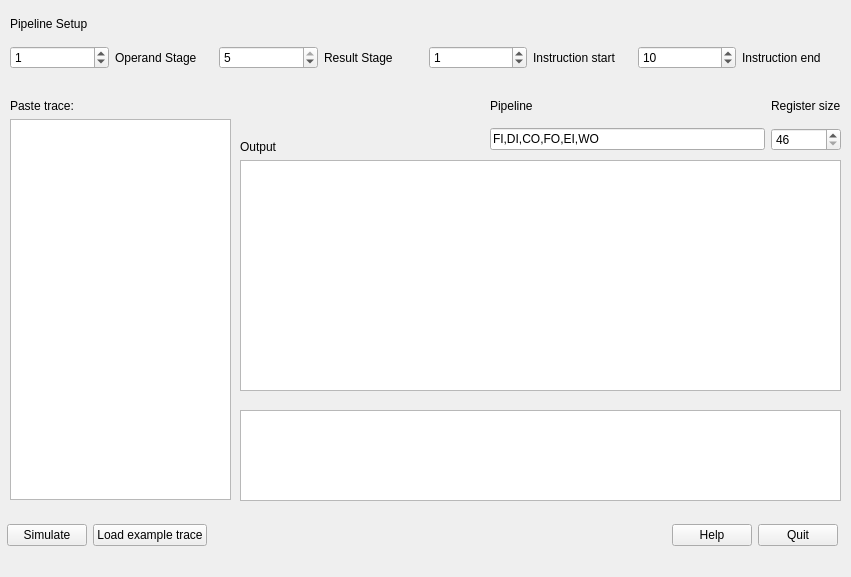
<?xml version="1.0" encoding="UTF-8"?>
<ui version="4.0">
 <class>MainWindow</class>
 <widget class="QMainWindow" name="MainWindow">
  <property name="geometry">
   <rect>
    <x>0</x>
    <y>0</y>
    <width>851</width>
    <height>577</height>
   </rect>
  </property>
  <property name="windowTitle">
   <string>Pipeline Simulator</string>
  </property>
  <widget class="QWidget" name="centralwidget">
   <widget class="QWidget" name="verticalLayoutWidget">
    <property name="geometry">
     <rect>
      <x>10</x>
      <y>99</y>
      <width>221</width>
      <height>401</height>
     </rect>
    </property>
    <layout class="QVBoxLayout" name="verticalLayout">
     <item>
      <widget class="QLabel" name="label_9">
       <property name="text">
        <string>Paste trace:</string>
       </property>
      </widget>
     </item>
     <item>
      <widget class="QPlainTextEdit" name="traceText">
       <property name="plainText">
        <string/>
       </property>
      </widget>
     </item>
    </layout>
   </widget>
   <widget class="QWidget" name="gridLayoutWidget">
    <property name="geometry">
     <rect>
      <x>490</x>
      <y>90</y>
      <width>351</width>
      <height>61</height>
     </rect>
    </property>
    <layout class="QGridLayout" name="gridLayout">
     <item row="0" column="0">
      <widget class="QLabel" name="label_6">
       <property name="text">
        <string>Pipeline</string>
       </property>
      </widget>
     </item>
     <item row="1" column="1">
      <widget class="QSpinBox" name="registernumbers">
       <property name="minimum">
        <number>46</number>
       </property>
       <property name="maximum">
        <number>1000</number>
       </property>
      </widget>
     </item>
     <item row="0" column="1">
      <widget class="QLabel" name="label_8">
       <property name="text">
        <string>Register size</string>
       </property>
      </widget>
     </item>
     <item row="1" column="0">
      <widget class="QLineEdit" name="pipelineStages">
       <property name="text">
        <string>FI,DI,CO,FO,EI,WO</string>
       </property>
       <property name="placeholderText">
        <string>comma separated: (FI,DI,CO,FO,EI,WO)</string>
       </property>
      </widget>
     </item>
    </layout>
   </widget>
   <widget class="QWidget" name="verticalLayoutWidget_2">
    <property name="geometry">
     <rect>
      <x>10</x>
      <y>10</y>
      <width>831</width>
      <height>61</height>
     </rect>
    </property>
    <layout class="QVBoxLayout" name="verticalLayout_2">
     <item>
      <widget class="QLabel" name="label_5">
       <property name="text">
        <string>Pipeline Setup</string>
       </property>
      </widget>
     </item>
     <item>
      <layout class="QHBoxLayout" name="horizontalLayout">
       <item>
        <widget class="QSpinBox" name="operandstage">
         <property name="maximum">
          <number>5</number>
         </property>
         <property name="value">
          <number>1</number>
         </property>
        </widget>
       </item>
       <item>
        <widget class="QLabel" name="label">
         <property name="text">
          <string>Operand Stage</string>
         </property>
        </widget>
       </item>
       <item>
        <widget class="QSpinBox" name="resultstage">
         <property name="maximum">
          <number>5</number>
         </property>
         <property name="value">
          <number>5</number>
         </property>
        </widget>
       </item>
       <item>
        <widget class="QLabel" name="label_4">
         <property name="text">
          <string>Result Stage</string>
         </property>
        </widget>
       </item>
       <item>
        <widget class="QSpinBox" name="startat">
         <property name="maximum">
          <number>1000</number>
         </property>
         <property name="value">
          <number>1</number>
         </property>
        </widget>
       </item>
       <item>
        <widget class="QLabel" name="label_2">
         <property name="text">
          <string>Instruction start</string>
         </property>
        </widget>
       </item>
       <item>
        <widget class="QSpinBox" name="endat">
         <property name="maximum">
          <number>1000</number>
         </property>
         <property name="value">
          <number>10</number>
         </property>
        </widget>
       </item>
       <item>
        <widget class="QLabel" name="label_3">
         <property name="text">
          <string>Instruction end</string>
         </property>
        </widget>
       </item>
      </layout>
     </item>
    </layout>
   </widget>
   <widget class="QWidget" name="horizontalLayoutWidget_2">
    <property name="geometry">
     <rect>
      <x>7</x>
      <y>510</y>
      <width>831</width>
      <height>51</height>
     </rect>
    </property>
    <layout class="QHBoxLayout" name="horizontalLayout_2">
     <item>
      <widget class="QPushButton" name="simulateButton">
       <property name="text">
        <string>Simulate</string>
       </property>
      </widget>
     </item>
     <item>
      <widget class="QPushButton" name="loadTrace">
       <property name="text">
        <string>Load example trace</string>
       </property>
      </widget>
     </item>
     <item>
      <spacer name="horizontalSpacer">
       <property name="orientation">
        <enum>Qt::Horizontal</enum>
       </property>
       <property name="sizeHint" stdset="0">
        <size>
         <width>40</width>
         <height>20</height>
        </size>
       </property>
      </spacer>
     </item>
     <item>
      <widget class="QPushButton" name="helpButton">
       <property name="text">
        <string>Help</string>
       </property>
      </widget>
     </item>
     <item>
      <widget class="QPushButton" name="quitButton">
       <property name="text">
        <string>Quit</string>
       </property>
       <property name="flat">
        <bool>false</bool>
       </property>
      </widget>
     </item>
    </layout>
   </widget>
   <widget class="QWidget" name="verticalLayoutWidget_3">
    <property name="geometry">
     <rect>
      <x>240</x>
      <y>140</y>
      <width>601</width>
      <height>251</height>
     </rect>
    </property>
    <layout class="QVBoxLayout" name="verticalLayout_3">
     <item>
      <widget class="QLabel" name="label_10">
       <property name="text">
        <string>Output</string>
       </property>
      </widget>
     </item>
     <item>
      <widget class="QTextBrowser" name="textOutput">
       <property name="font">
        <font>
         <family>Monospace</family>
        </font>
       </property>
      </widget>
     </item>
    </layout>
   </widget>
   <widget class="QWidget" name="gridLayoutWidget_2">
    <property name="geometry">
     <rect>
      <x>1060</x>
      <y>140</y>
      <width>160</width>
      <height>80</height>
     </rect>
    </property>
    <layout class="QGridLayout" name="gridLayout_3"/>
   </widget>
   <widget class="QWidget" name="verticalLayoutWidget_4">
    <property name="geometry">
     <rect>
      <x>240</x>
      <y>410</y>
      <width>601</width>
      <height>91</height>
     </rect>
    </property>
    <layout class="QVBoxLayout" name="verticalLayout_4">
     <item>
      <widget class="QTextBrowser" name="textOutput2"/>
     </item>
    </layout>
   </widget>
  </widget>
  <action name="actionQuit">
   <property name="text">
    <string>Quit</string>
   </property>
   <property name="toolTip">
    <string>Quit</string>
   </property>
  </action>
  <action name="actionSimulate">
   <property name="text">
    <string>Simulate</string>
   </property>
   <property name="toolTip">
    <string>Simulate</string>
   </property>
  </action>
  <action name="actionHelp">
   <property name="text">
    <string>Help</string>
   </property>
   <property name="toolTip">
    <string>Help</string>
   </property>
  </action>
  <action name="actionLoadTrace">
   <property name="text">
    <string>LoadTrace</string>
   </property>
   <property name="toolTip">
    <string>LoadTrace</string>
   </property>
  </action>
 </widget>
 <resources/>
 <connections/>
</ui>
